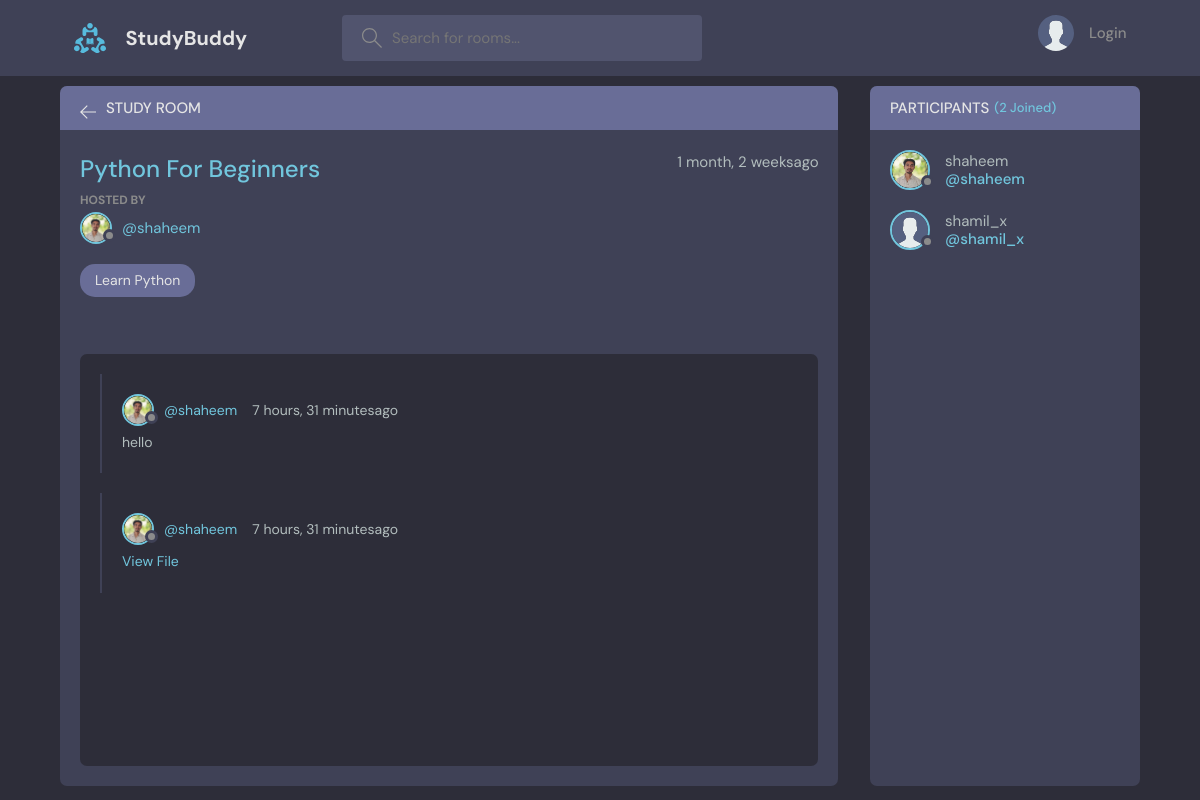
Page /room/2/ on the committed database.
### base/models.py (models this page shows, shortened)
class Room(models.Model):
    host = models.ForeignKey(User, on_delete=models.SET_NULL,null=True)
    topic = models.ForeignKey(Topic, on_delete=models.SET_NULL,null=True)
    name = models.CharField(max_length=200)
    description = models.TextField(blank=True,null=True)
    participants = models.ManyToManyField(User,related_name='participants',blank=True)
    updated = models.DateTimeField(auto_now=True)
    created = models.DateTimeField(auto_now_add=True)
    class Meta:
        ordering = ["-updated","-created"]

class User(AbstractUser):
    name = models.CharField(max_length=200, null=True,blank=True)
    email = models.EmailField(unique=True, null=True,blank=True)
    bio = models.TextField(null=True,blank=True)
    avatar = models.ImageField(null=True,blank=True,default='avatar.svg')
    USERNAME_FIELD = 'email'
    REQUIRED_FIELDS = ['username']

class Topic(models.Model):
    name = models.CharField(max_length=200)
    def __str__(self):
        return self.name

class Message(models.Model):
    user = models.ForeignKey(User, on_delete=models.CASCADE)
    room = models.ForeignKey(Room, on_delete=models.CASCADE)
    body = models.TextField(blank=True, null=True)  # Allow blank body for file-only messages
    file = models.FileField(upload_to='uploads/', blank=True, null=True)  # Optional file upload
    updated = models.DateTimeField(auto_now=True)
    created = models.DateTimeField(auto_now_add=True)
    class Meta:
        ordering = ["-updated", "-created"]

### base/views.py (the view, shortened to what this page needs)
# urls.py: path('room/<str:pk>/',views.room,name="room"),
def room(request,pk):
    room = Room.objects.get(id=pk)
    room_messages = room.message_set.all().order_by('-created')  #----------------
    participants = room.participants.all()
    context = {'room':room,'room_messages':room_messages,'participants':participants}
    return render(request,'base/room.html',context)

### base/templates/base/room.html (shortened to what this page needs)
{% extends "main.html" %}
{% block content %}
    <main class="profile-page layout layout--2">
      <div class="container">
        <div class="room">
          <div class="room__top">
            <div class="room__topLeft">
              <a href="{% url 'home' %}">
                <svg version="1.1" xmlns="http://www.w3.org/2000/svg" width="32" height="32" viewBox="0 0 32 32">
                  <title>arrow-left</title>
                  <path
                    d="M13.723 2.286l-13.723 13.714 13.719 13.714 1.616-1.611-10.96-10.96h27.625v-2.286h-27.625l10.965-10.965-1.616-1.607z"
                  ></path>
                </svg>
              </a>
              <h3>Study Room</h3>
            </div>
          </div>
          <div class="room__box scroll">
            <div class="room__header scroll">
              <div class="room__info">
                <h3>{{room.name}}</h3>
                <span>{{room.created|timesince}}ago</span>
              </div>
              <div class="room__hosted">
                <p>Hosted By</p>
                <a href="{% url 'user-profile' room.host.id%}" class="room__author">
                  <div class="avatar avatar--small">
                    <img src="{{room.host.avatar.url}}" />
                  </div>
                  <span>@{{room.host.username}}</span>
                </a>
              </div>
              <span class="room__topics">{{room.topic}}</span>
            </div>
            <div class="room__conversation">
              <div class="threads scroll">
                {% for message in room_messages %}
                <div class="thread">
                  <div class="thread__top">
                    <div class="thread__author">
                      <a href="{% url 'user-profile' message.user.id %}" class="thread__authorInfo">
                        <div class="avatar avatar--small">
                          <img src="{{message.user.avatar.url}}" />
                        </div>
                        <span>@{{message.user.username}}</span>
                      </a>
                      <span class="thread__date">{{message.created|timesince}}ago</span>
                    </div>
                  </div>
                  <div class="thread__details">
                    {{message.body}}
                    {% if message.file %}
                       <a href="{{ message.file.url }}" target="_blank">View File</a>
                    {% endif %}
                  </div>
                </div>
                {% endfor %}
              </div>
            </div>
          </div>
        </div>
        <div class="participants">
          <h3 class="participants__top">Participants <span>({{participants.count}} Joined)</span></h3>
          <div class="participants__list scroll">
            {% for user in participants %}
            <a href="{% url 'user-profile' user.id %}" class="participant">
              <div class="avatar avatar--medium">
                <img src="{{user.avatar.url}}" />
              </div>
              <p>
                {{user.username}}
                <span>@{{user.username}}</span>
              </p>
            </a>
           {% endfor %}
          </div>
        </div>
      </div>
    </main>
{% endblock %}

### rows in the picture
Room: name "Python For Beginners", created "1 month, 2 weeks", host.avatar (picture), host.username "shaheem", topic "Learn Python"
Message: user.avatar (picture), user.username "shaheem", created "7 hours, 31 minutes", body "hello"
Message: user.avatar (picture), user.username "shaheem", created "7 hours, 31 minutes"
User: avatar (picture), username "shaheem"
User: avatar (placeholder picture), username "shamil_x"

### other values in the picture
{{ participants.count }} "2"
